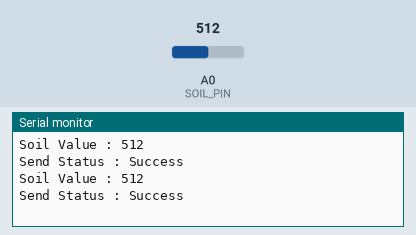
Recording of a sketch running on a simulated ESP8266 (NodeMCU). On the bench: the last lines printed to the serial monitor. The inputs (shaded band) are chosen by the test bench; at power-on: A0 (SOIL_PIN) = 512.

Above: at 1.8 s.
1.9 s: A0 (SOIL_PIN) set to 716
At 2.4 s:
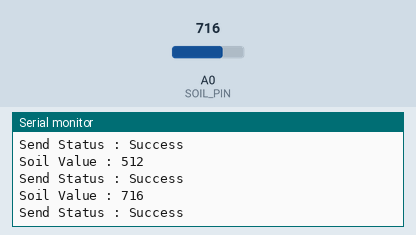
3.4 s: A0 (SOIL_PIN) set to 900
At 4.8 s:
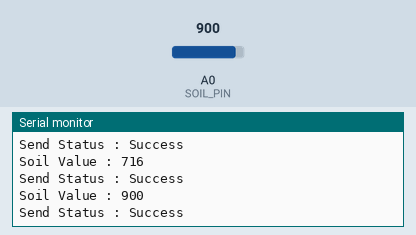
Timing chart, 0 to 6.4 s (numbered marks = the images above; inputs shaded):
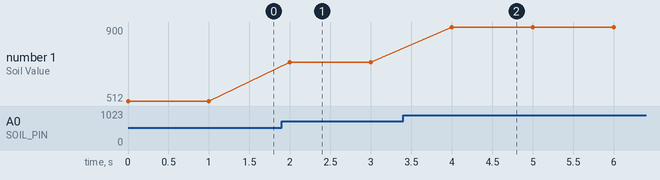

The sketch:

A_Lahari_copy_20251211104743.ino
```cpp
#include <ESP8266WiFi.h>
#include <espnow.h>

#define SOIL_PIN A0

uint8_t receiverMAC[] = {0x68, 0xC6, 0x3A, 0xF6, 0x3F, 0x81};

typedef struct {
  int soilValue;
} SensorData;

SensorData data;

void OnDataSent(uint8_t *mac_addr, uint8_t sendStatus)
{
  Serial.print("Send Status : ");

  if (sendStatus == 0)
    Serial.println("Success");
  else
    Serial.println("Failed");
}

void setup()
{
  Serial.begin(115200);

  WiFi.mode(WIFI_STA);

  if (esp_now_init() != 0)
  {
    Serial.println("ESP-NOW Init Failed");
    return;
  }

  esp_now_set_self_role(ESP_NOW_ROLE_CONTROLLER);

  esp_now_register_send_cb(OnDataSent);

  esp_now_add_peer(receiverMAC, ESP_NOW_ROLE_SLAVE, 1, NULL, 0);
}

void loop()
{
  data.soilValue = analogRead(SOIL_PIN);

  Serial.print("Soil Value : ");
  Serial.println(data.soilValue);

  esp_now_send(receiverMAC, (uint8_t *)&data, sizeof(data));

  delay(1000);
}
```

Measured:
- after the input at 1.9 s, the serial monitor: prints a new line after 0.10 s (image 1)
- after the input at 3.4 s, the serial monitor: prints a new line after 0.60 s (image 2)
- plotted number 1: 512 → 716 after the input at 1.9 s, 716 → 900 after the input at 3.4 s
